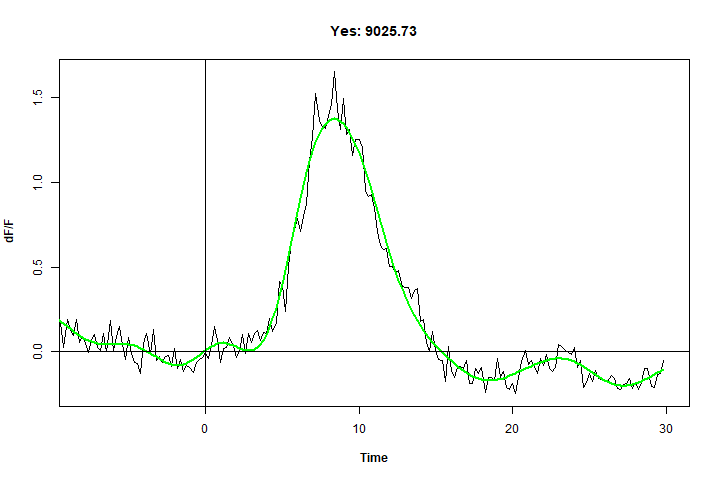

Reproduce this figure in R.
## Required packages
library(data.table)
library(dplyr)
library(tidyverse)
library(gsignal)
library(boxfilter)
library(npreg)
## Open a png file
png(filename = "./plots/YR9025.73ss.png", width = 720, height = 480)
## make the plot
ss <- ss(G9025.73$time, G9025.73$dFF, nknots = 15, m = 2)
plot(G9025.73$time, G9025.73$dFF, type = "l", xlim = c(-8, 30), main = "Yes: 9025.73", 
     xlab = substitute(paste(bold('Time'))), ylab = substitute(paste(bold('dF/F'))))
lines(predict(ss, G9025.73$time), col = "green", lwd = 2)
abline(a = 0, b = 0, h = 0, v = 0, lwd = 1)
dev.off()